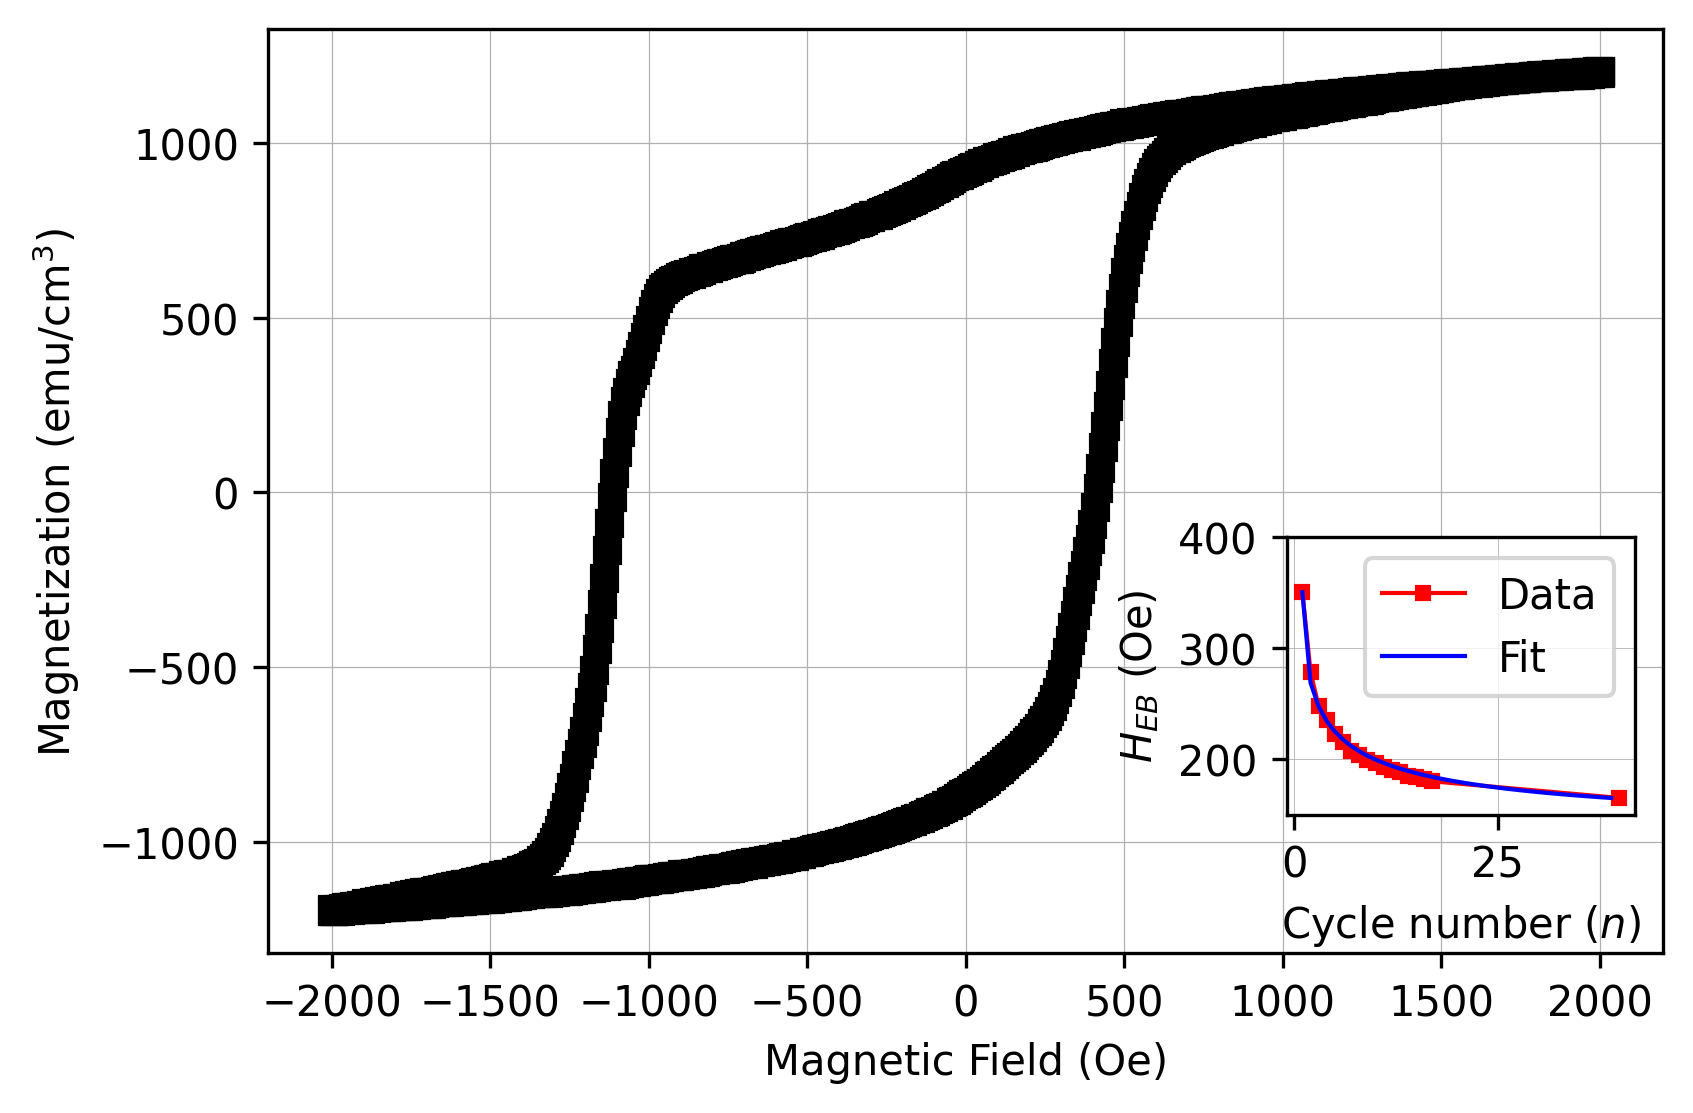

Write Python code to recreate this figure.
import numpy as np
import matplotlib.pyplot as plt
import pandas as pd

from scipy.optimize import curve_fit

CFB_hysteresis_data_path = "CFB_hysteresis.txt"
Hexc_vs_cicle_data_path = "CFB_Hexc_vs_cicle.txt"
output_path = "CFB_hysteresis.png"

sample_volume = 1.334e-7
gamma_guess = 1.2e-05

def read_csv_to_json(csv_file_path):
    df = pd.read_csv(csv_file_path, sep='\t', keep_default_na=False)      # keep_default_na = True: return NaN if empty; keep_default_na = False: return '' if empty
    return df.to_dict(orient='records')

def hexc_n_model(cycle, k, C1, h_inf):
    return 1 / np.sqrt(2 * k * cycle + C1) + h_inf

def find_best_fit(cycle_list, hexc):
    # Set initial guesses for [gamma, C1, h_inf]
    # A good h_inf guess is the minimum value of your y data if it levels off
    h_inf_guess = np.min(hexc)
    p0 = [gamma_guess, 1/(hexc[0] - h_inf_guess)**2 - 2 * gamma_guess, h_inf_guess]
    try:
        popt, pcov = curve_fit(hexc_n_model, cycle_list, hexc, p0=p0)
        k, C1_fit, h_inf = popt

        print(f"Best fit values:\nk = {k}\nC1 = {C1_fit}\nh_inf = {h_inf}")
    except RuntimeError:
        print("Fit could not be found. Try adjusting the initial guesses (p0).")
        quit()

    """ Approximate gamma """
    h1 = hexc_n_model(1, k, C1_fit, h_inf)
    h2 = hexc_n_model(2, k, C1_fit, h_inf)

    gamma = (h1 - h2) / (h1 - h_inf) ** 3
    print(f"gamma = {gamma}")

    return gamma, h_inf

def draw_CFB_hysteresis(axis: plt.Axes):
    CFB_hysteresis_data = read_csv_to_json(CFB_hysteresis_data_path)

    H = np.array([d["Magnetic Field (Oe)"] for d in CFB_hysteresis_data])
    Moment = np.array([d["Moment (emu)"] for d in CFB_hysteresis_data])

    Magnetization = Moment / sample_volume

    axis.plot(H, Magnetization, color="black", marker='s')
    axis.set_xlabel('Magnetic Field (Oe)')
    axis.set_ylabel('Magnetization (emu/cm$^3$)')
    axis.grid(linewidth = 0.3)

def draw_Hexc_vs_cicle(axis: plt.Axes):
    Hexc_vs_cicle_data = read_csv_to_json(Hexc_vs_cicle_data_path)

    cycle = np.array([d["Number of Cycles"] for d in Hexc_vs_cicle_data])
    Hc_minus = np.array([d["Hc -"] for d in Hexc_vs_cicle_data])
    Hc_plus = np.array([d["Hc +"] for d in Hexc_vs_cicle_data])

    Hexc = abs(Hc_minus + Hc_plus) / 2

    axis.plot(cycle, Hexc, color = "red", marker='s', markersize=3, linewidth = 1, label="Data")
    axis.set_xlabel("Cycle number ($n$)")
    axis.set_ylabel("$H_{EB}$ (Oe)")
    axis.set_ylim(150, 400)
    axis.grid(linewidth = 0.2)

    return Hexc, cycle

def draw_Binek_model(axis: plt.Axes, Hexc, cycle_list):
    gamma, h_inf = find_best_fit(cycle_list[:-1], Hexc[:-1])
    # 2. Parameters from Fit
    gamma = 7.03e-06
    h_inf = 124

    # 3. Generate Recursive Fit Curve
    # The Binek model: H_eb(n+1) = H_eb(n) - gamma * (H_eb(n) - H_inf)^3
    fit_n = np.arange(1, np.max(cycle_list))
    fit_heb = [Hexc[0]]  # Start the recursion at the first data point

    for i in range(len(fit_n) - 1):
        h_next = fit_heb[-1] - gamma * (fit_heb[-1] - h_inf)**3
        fit_heb.append(h_next)

    axis.plot(fit_n, fit_heb, color = "blue", linewidth = 1, label=f"Fit")
    axis.legend()

if __name__ == "__main__":
    fig, ax = plt.subplots(figsize=(6, 4))

    # CFB Hysteresis
    draw_CFB_hysteresis(ax)

    # Exchange bias vs cicle
    ax_inset = ax.inset_axes([0.73, 0.15, 0.25, 0.3])
    Hexc, cycle_list = draw_Hexc_vs_cicle(ax_inset)

    draw_Binek_model(ax_inset, Hexc, cycle_list)

    plt.savefig(output_path, dpi=300, transparent=False, bbox_inches='tight')
    plt.show()
